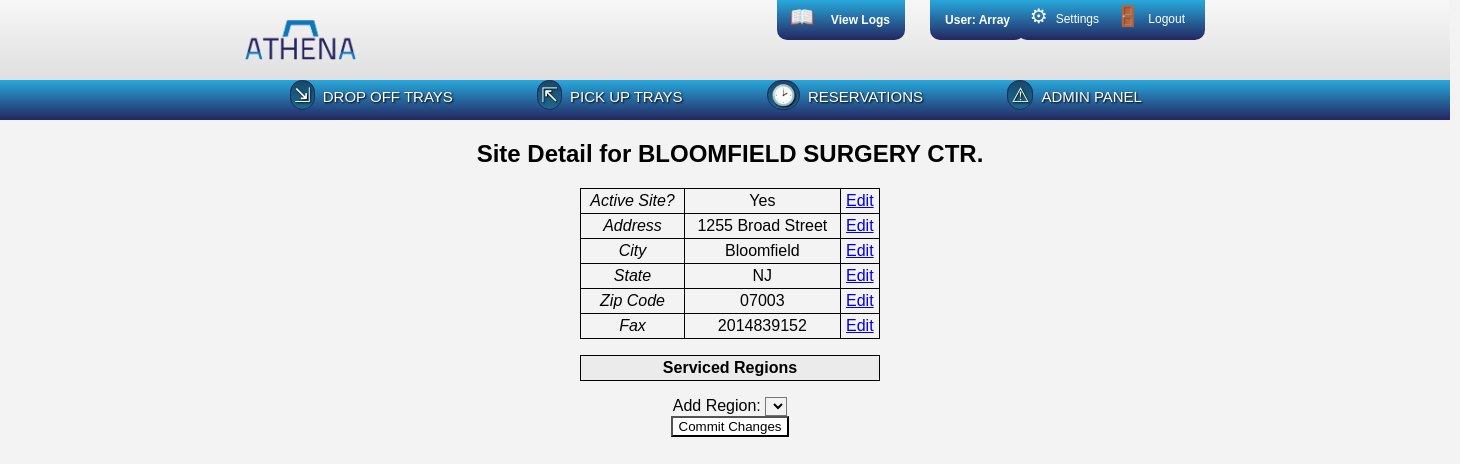
Screenshot of /www/sites/siteDetail.php?sid=4 (signed in) with the database file from the repository.
### tables this page shows
create table if not exists sites 
( site_id   int(10)      not null auto_increment,
  active    int(1)       not null default '1',
  name      varchar(255) not null,
  address   varchar(255) not null,
  city      varchar(255) not null,
  state     varchar(2)   not null,
  zip       varchar(5)   not null,
  fax       varchar(10)  not null,
  unique index (name),
  primary key (site_id)
);

### www/utils/dbConnector.php (called while the page is built, shortened)
<?php
	class dbConnector implements dbConnectInfo {
		protected static $server = dbConnectInfo::HOST;
		protected static $db = dbConnectInfo::DBNAME;
		protected static $user = dbConnectInfo::USER;
		protected static $pass = dbConnectInfo::PW;
		public function doConnect() {
			$hookup = mysqli_connect(self::$server, self::$user, self::$pass, self::$db);
			return $hookup;
		}
	}
?>

### www/sites/siteDetail.php (the view, shortened to what this page needs)
<?php
	require_once "includes.php";
	$worker = new dbWorker();
	echo "<div class='adminTable'>";
	$currentSite = $_GET['sid'];
	$sql = "SELECT * FROM sites WHERE site_id='$currentSite'";
	if($result = $worker->query($sql)) {
		$row = mysqli_fetch_assoc($result);
		extract($row);
		$activeSite = ($active == 1) ? 'Yes' : 'No';
		echo "<h2>Site Detail for $name</h2>";
		$table = "<table>" .
		"<tr><td><em>Active Site?</em></td><td>$activeSite</td><td><a href='editSiteInfo.php?mtd=active'>Edit</a></td></tr>" .
		"<tr><td><em>Address</em></td><td>$address</td><td><a href='editSiteInfo.php?mtd=address'>Edit</a></td></tr>" .
		"<tr><td><em>City</em></td><td>$city</td><td><a href='editSiteInfo.php?mtd=city'>Edit</a></td></tr>" .
		"<tr><td><em>State</em></td><td>$state</td><td><a href='editSiteInfo.php?mtd=state'>Edit</a></td></tr>" .
		"<tr><td><em>Zip Code</em></td><td>$zip</td><td><a href='editSiteInfo.php?mtd=zip'>Edit</a></td></tr>" .
		"<tr><td><em>Fax</em></td><td>$fax</td><td><a href='editSiteInfo.php?mtd=fax'>Edit</a></td></tr>" .
		"</table>";
		echo "<p>$table</p>";
		$sql = "SELECT * FROM site_region WHERE site_id='$currentSite'";
		if($result = $worker->query($sql)) {
			$site_region = "<table>" .
			"<tr><th>Serviced Regions</th></tr>";
			$site_region .= "</table>";
			echo "<p>$site_region</p>";
		}
		$regionSelector = $worker->createSelector("regions", "name", "reg_id");
		$regionForm = "<form action='siteDetail.php?sid=$site_id' method='post'>" .
		"Add Region: $regionSelector <br/>" .
		"<input type='submit' value='Commit Changes' />  </form>";
		echo "<p>$regionForm</p>";
		echo "</div>";
	} else {
		echo "Error connecting to database.";
	}
?>

### www/styles.css (style rules this page uses)
* { background: none repeat scroll 0% 0% transparent; }
body { font-family: helvetica, sans-serif; margin: 0; background: #f3f3f3; overflow-x:hidden; }
input, textarea { background: white; }
.main table, .main th, .main td { margin-top: 10px; margin-bottom: 10px; padding: 3px; max-width: 400px; word-wrap: break-word; border-collapse: collapse; }
.adminTable th, .adminTable td { border: 1px solid black; margin-top: 10px; margin-bottom: 10px; padding: 3px; max-width: 400px; word-wrap: break-word; border-collapse: collapse; }
.adminTable th { background: #EBEBEB; max-width: 500px; }
.main table { width: 300px; margin-left: auto; margin-right: auto; }
.main div { margin-left: auto; margin-right: auto; }

### rows the page displays
sites: name "BLOOMFIELD SURGERY CTR.", active "Yes", address "1255 Broad Street", city "Bloomfield", state "NJ", zip "07003", fax "2014839152"

### other values shown
$userStr "Array"
